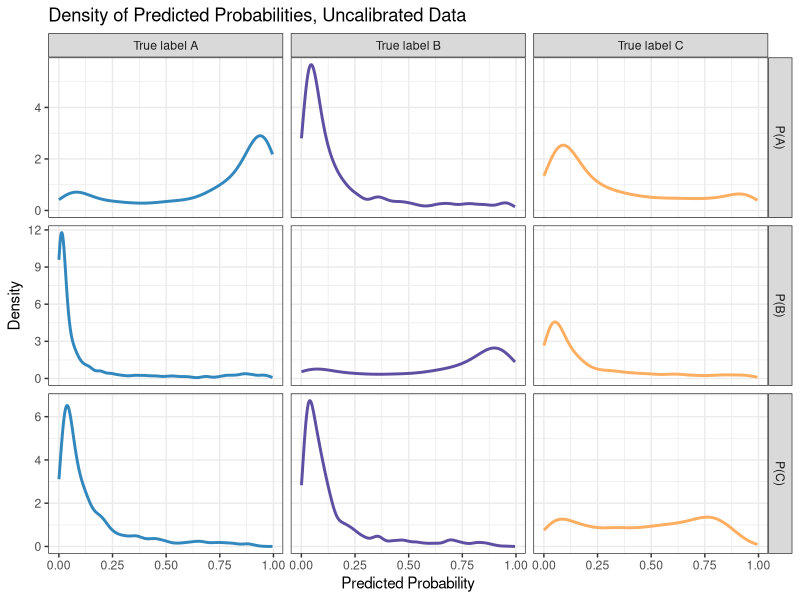

Generate this figure with R:
## Code to create density plots of predicted probabilities for calibrated data (20k dataset)

#Importing necessary libraries and data
library(tidyverse)
library(ggplot2)
uncalibrated <- read_csv("../results/testUncalibrated.csv")

#Setting colors for chart
group.colors = c("A" = "#3288BDFF", "B" = "#5E4FA2FF", "C" = "#FDAE61FF")

densityGrid <- function(df, title){
  df <- df |>
    pivot_longer(cols = prob_class_A:prob_class_C,
                 names_to = "group",
                 values_to = "prob")
  
  ggplot(data = df, aes(x = prob, color = actual_label)) +
    geom_density(linewidth = 1) +
    facet_grid(rows = vars(group),
               cols = vars(actual_label),
               scales = 'free_y',
               labeller = labeller(group = as_labeller(c(
                 "prob_class_A" = "P(A)",
                 "prob_class_B" = "P(B)",
                 "prob_class_C" = "P(C)"
               )),
               actual_label = as_labeller(c(
                 "A" = "True label A",
                 "B" = "True label B",
                 "C" = "True label C"
               ))
               )) +
    scale_color_manual(values = group.colors) +
    theme_bw(base_family = "Helvetica") +
    labs(x = "Predicted Probability",
         y = "Density",
         title = title) +
    theme(legend.position = "none")
}

plot <- densityGrid(uncalibrated, "Density of Predicted Probabilities, Uncalibrated Data")

ggsave("figure7.png", plot, width = 9, height = 7)
